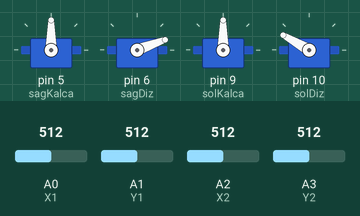
Bench run of a sketch on a simulated Arduino Uno, built with avr-gcc and run on an emulated ATmega328P. Shown: 4 × servo. The test bench sets the inputs (shaded band); at power-on: A0 (X1) = 512, A2 (X2) = 512, A3 (Y2) = 512, A1 (Y1) = 512.

Above: at 1.2 s.
1.3 s: A0 (X1) set to 716
At 2.5 s:
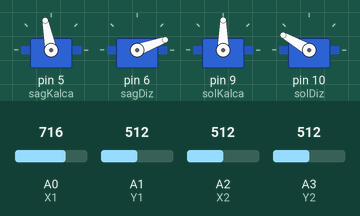
2.8 s: A2 (X2) set to 716
At 4.0 s:
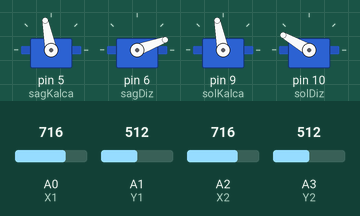
4.3 s: A3 (Y2) set to 716
At 5.0 s:
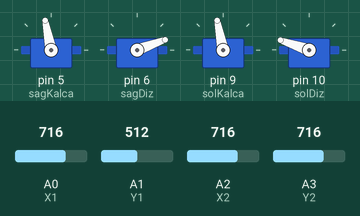
5.8 s: A1 (Y1) set to 306
At 7.0 s:
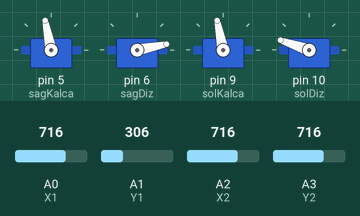
7.3 s: A0 (X1) set to 306
At 8.3 s:
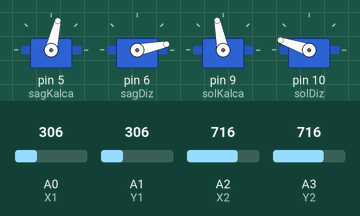
8.8 s: A1 (Y1) set to 716
At 9.7 s:
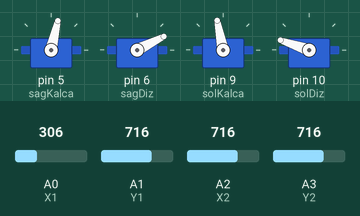
Timing chart, 0 to 11.3 s (numbered marks = the images above; inputs shaded):
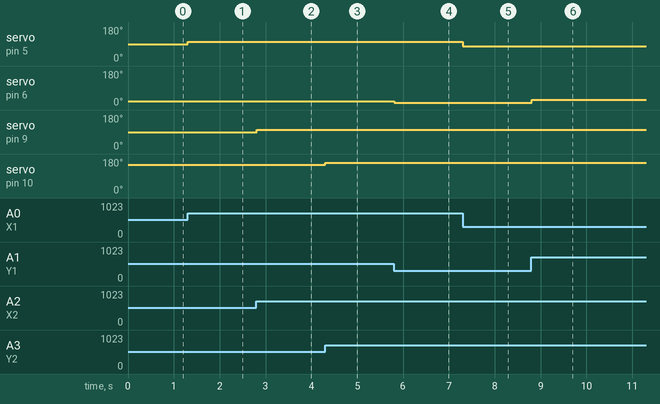

The sketch:

CmtOrtaokulSabah_prj.ino.ino
```cpp
#include <Servo.h>

#define X1 A0
#define Y1 A1
#define X2 A2
#define Y2 A3
#define sagKalca 5
#define sagDiz 6
#define solKalca 9
#define solDiz 10

Servo srvSagKalca, srvSagDiz, srvSolKalca, srvSolDiz;

int readX1, readY1, readX2, readY2;
int posSagKalca, posSagDiz, posSolKalca, posSolDiz;
int minSagKalca, maxSagKalca, minSagDiz, maxSagDiz;
int minSolKalca, maxSolKalca, minSolDiz, maxSolDiz;

void setup() {
  srvSagKalca.attach(sagKalca);  srvSagDiz.attach(sagDiz);
  srvSolKalca.attach(solKalca);  srvSolDiz.attach(solDiz);
  pinMode(X1, INPUT);  pinMode(Y1, INPUT);
  pinMode(X2, INPUT);  pinMode(Y2, INPUT);
  minSagKalca = 60; maxSagKalca = 120; minSagDiz = 0; maxSagDiz = 40;
  minSolKalca = 60; maxSolKalca = 120; minSolDiz = 120; maxSolDiz = 180;
}

void loop() {
  readX1 = analogRead(X1);
  readY1 = analogRead(Y1);
  readX2 = analogRead(X2);
  readY2 = analogRead(Y2);
  posSagKalca = map(readX1, 0, 1023, minSagKalca, maxSagKalca);
  posSagDiz = map(readY1, 0, 1023, minSagDiz, maxSagDiz);
  posSolKalca = map(readX2, 0, 1023, minSolKalca, maxSolKalca);
  posSolDiz = map(readY2, 0, 1023, minSolDiz, maxSolDiz);
  srvSagKalca.write(posSagKalca);  srvSagDiz.write(posSagDiz);
  srvSolKalca.write(posSolKalca);  srvSolDiz.write(posSolDiz);
  delay(10);
}
```

Measured:
- after the input at 1.3 s, servo on pin 5 (sagKalca): 90° → 101° at once
- after the input at 2.8 s, servo on pin 9 (solKalca): 90° → 101° at once
- after the input at 4.3 s, servo on pin 10 (solDiz): 150° → 161° at once
- after the input at 5.8 s, servo on pin 6 (sagDiz): 20° → 11° at once
- after the input at 7.3 s, servo on pin 5 (sagKalca): 101° → 77° at once
- after the input at 8.8 s, servo on pin 6 (sagDiz): 11° → 27° at once
